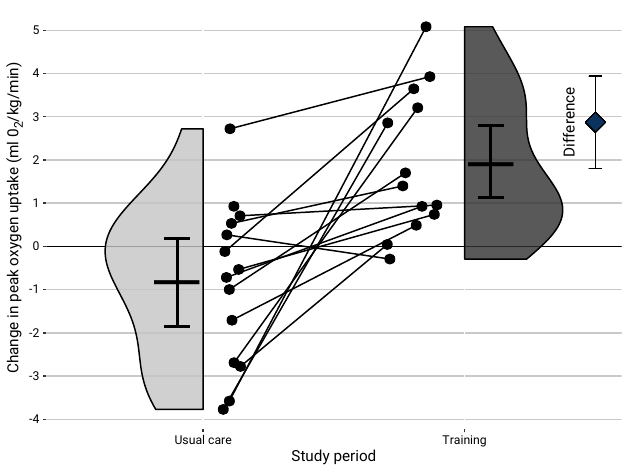

Write the R code that produced this figure.
# Figure 3 HEART
ttn %>% mutate(dvo2kg = (vo2max_kg_3-vo2max_kg_2)-(vo2max_kg_2-vo2max_kg_1),
               vo2kg_rest = vo2max_kg_2-vo2max_kg_1,
               vo2kg_ex = vo2max_kg_3-vo2max_kg_2) %>% 
  pivot_longer(cols = c(vo2kg_ex, vo2kg_rest), names_to = "time") %>%
  mutate(time = factor(time, levels = c("vo2kg_rest","vo2kg_ex" ), labels = c("Usual care", "Training")),
         time1 = as.numeric(time)* (1 + runif(n=28, min=-0.05, max=0.05)),
         time2 = if_else(time1>1.5, time1-.6, time1),
         time3 = if_else(time1>1.5, time1-.3, time1),
         value1 = if_else(time =='Usual care', value,NA),
         value2 = if_else(time =='Usual care', NA,value)) %>% #select(value1, value,value2)
  ggplot(aes(x=time, y = value, fill = time))+
  geom_hline(aes(yintercept = 0))+
  geom_errorbar(aes(x= 2.5,ymin = 1.8, ymax = 3.94), width = .05)+
  geom_point(aes(x= 2.5,y = 2.873), shape = 23, size = 5, fill = "#0C335D")+
  annotate("text", x= 2.4, y = 2.873, label = "Difference", angle = 90, family = "Roboto")+
  #geom_point(position = position_jitterdodge(jitter.width = 0.1, dodge.width = 0.2)) +
  #geom_line(aes(group = ID),position = position_jitterdodge(jitter.width = 0.1, dodge.width = 0.2)) +
  
  geom_line(aes(x=time3, y = value, group = ID), 
            position = position_nudge(x=.1))+
  geom_point(aes(x=time3, y = value, group = ID),
             size = 3, show.legend = F, color ="black", 
             position = position_nudge(x=.1))+
  #gghalves::geom_half_point(size = 3, show.legend = F, width =.4, color ="black")+
  #geom_boxplot(width = .2, position = position_nudge(x=-.1), show.legend = F)+
  # geom_point( aes(color =time), size = 3, show.legend = F, position = position_jitter(width = .1), #color = "slategrey"
  #  )+
  gghalves::geom_half_violin(aes(y=value1),show.legend = F, stroke = NULL, color = "black", fill = '#C5C5C5CC')+
  gghalves::geom_half_violin(aes(y=value2, x= 2),show.legend = F, stroke = NULL, color = "black",side = 'r', fill = "#303030CC")+
  scale_y_continuous(breaks = seq(-10,10,1))+
  scale_x_discrete()+
  # ggdist::stat_dist_halfeye(aes(x= time, y = value, group = time))+
  scale_color_scico_d(palette ="corkO")+
  stat_summary(aes(x= time, y = value1), color = "black", fun = "mean", shape = 95, size = 5, show.legend = F, position = position_nudge(x=-.1)
  )+
  stat_summary(aes(x= time, y = value2), color = "black", fun = "mean", shape = 95, size = 5, show.legend = F, position = position_nudge(x=.1)
  )+
  stat_summary(aes(x= time, y = value1), color = "black", fun.data = "mean_cl_boot" , shape = 95, size = 1, show.legend = F,
               position = position_nudge(x=-.1),
               # geom = "crossbar",
               #geom = "pointrange",
               geom = "errorbar",
               width = .1)+
  stat_summary(aes(x= time, y = value2), color = "black", fun.data = "mean_cl_boot" , shape = 95, size = 1, show.legend = F,
               position = position_nudge(x=.1),
               # geom = "crossbar",
               #geom = "pointrange",
               geom = "errorbar",
               width = .1)+
  labs(x= "Study period", y = "Change in peak oxygen uptake (ml 0<sub>2</sub>/kg/min)")+
  theme(panel.background = element_blank(),
        text = element_text(family = "Roboto", color = "black"),
        axis.text = element_text(family = "Roboto", color = "black"),
        axis.title.y = element_markdown(family = "Roboto", color = "black"),
        panel.grid.major.y = element_line(color = "gray79"))+
  scale_fill_scico_d(palette = "grayC", alpha = .8, begin = .2, end = .8)


pixel40(12,16,1150)
ggsave(filename = 'Heart - Figure 3.pdf', device = cairo_pdf , height = 12, width = 16, units = "cm", 
       dpi = 1150)
ggsave('Heart - Figure 3.tiff', dpi = 1159, units = "cm", height = 12, width = 16, compression = "lzw")
